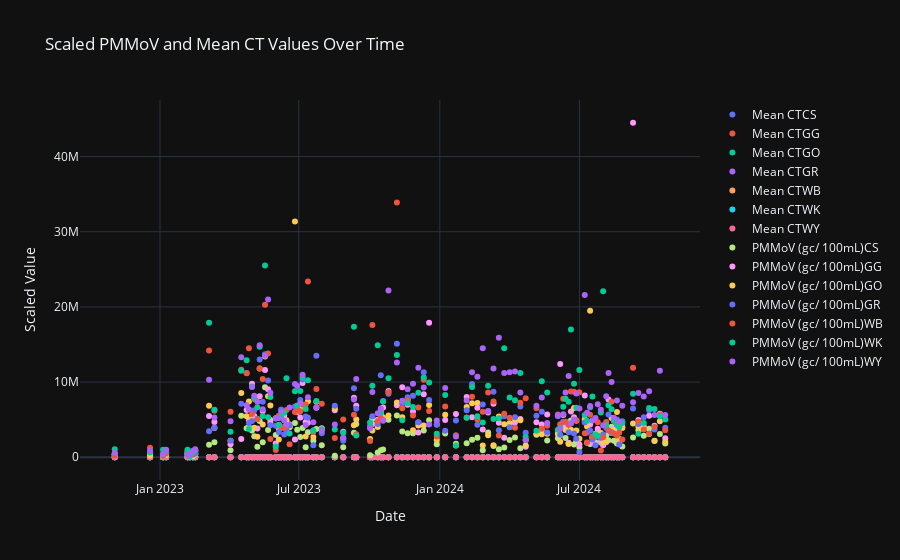

Here is the notebook cell this chart was saved with:
### Code cell
import plotly.graph_objects as go

# Create the scatter plot
fig = go.Figure()

for col in PMMoV_only_df.columns:
    if col != 'Date':  # Skip the Date column
        fig.add_trace(go.Scatter(
            x=PMMoV_only_df['Date'], 
            y=PMMoV_only_df[col],
            mode='markers',  # Use 'markers' to display the data points
            name=col  # Name for the legend
        ))

# Customize layout
fig.update_layout(
    title="Scaled PMMoV and Mean CT Values Over Time",
    xaxis_title="Date",
    yaxis_title="Scaled Value",
    template="plotly_dark",
    hovermode="closest"  # Display the closest data point on hover
    )
